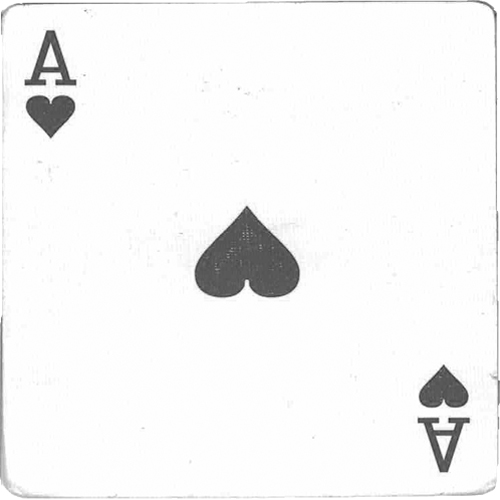
//> input picture PlayingCardClassifier/src/scans/cards_0000_AH.jpg, 500 x 500 px
$ ./PlayingCardClassifier   (built with g++ and OpenCV 4)
//> lines starting //> are read from the running program, lines starting //| are printed output that depends on the picture; after the words box and inside, x2 and y2 are one past the last pixel; in counts of white or black regions, pixels touching at a corner belong together
//> further down, loadedCards[0] is the input picture: 500 rows x 500 cols, CV_8UC1; min 43, max 255, mean 245
#define _USE_MATH_DEFINES
#include <math.h>
#include <iostream>
#include <opencv2/core.hpp>
#include <opencv2/imgcodecs.hpp>
#include <opencv2/imgproc.hpp>
#include <opencv2/highgui.hpp>
#include <opencv2/features2d.hpp>

using namespace cv;
using namespace std;

// Card detection parameters
const float EXPECTED_RATIO = 6.30f / 8.75f;
const float TOLERANCE = 0.15;
const float MINIMUM_SIZE = 5000;

// Known card data
const string KNOWN_CARDS[] = { "cards_0000_AH", "cards_0001_5H" , "cards_0002_QS" , "cards_0003_TH" , "cards_0004_AS" , "cards_0005_JK" , "cards_0006_QC" };
const string CARD_NAMES[] = { "Ace of Hearts", "Five of Hearts", "Queen of Spades", "Ten of Hearts", "Ace of Spades", "Joker", "Queen of Clubs" };
const int NUM_KNOWN_CARDS = 7;

// For feature comparison
const float NN_MATCH_RATIO = 0.8f;

// Comparison methods
const int L2NORM_COMPARISON = 0;
const int FEATURE_COMPARISON = 1;
const int HISTOGRAM_COMPARISON = 2;

float widthOfContour(vector<Point> points) {
    return (norm(points[0] - points[1]) + norm(points[2] - points[3])) / 2;
}

float heightOfContour(vector<Point> points) {
    return (norm(points[0] - points[2]) + norm(points[1] - points[3])) / 2;
}

bool fitsRatio(vector<Point> points) {
    float x = widthOfContour(points);
    float y = heightOfContour(points);
    float detected = x / y;
    float error = abs(detected - EXPECTED_RATIO);
    return error < TOLERANCE;
}

bool fitsMinimumSize(vector<Point> points) {
    float x = widthOfContour(points);
    float y = heightOfContour(points);
    return x * y >= MINIMUM_SIZE;
}

bool isCardShaped(vector<Point> points) {
    return fitsRatio(points) && fitsMinimumSize(points);
}

Point centroid(vector<Point> points) {
    float x = 0;
    float y = 0;
    for (size_t i = 0; i < points.size(); i++) {
        x += points[i].x;
        y += points[i].y;
    }
    x /= points.size();
    y /= points.size();
    return Point2f(x, y);
}

// Fast and moderately accurate, but requires testing each possible orientation
double compareNorm(Mat img1, Mat img2) {
    double error = norm(img1, img2, NORM_L2);
    double similarity = error / ((double)img1.rows * (double)img1.cols);
    return similarity;
}

// [47 lines of commented-out code are left out]

void classifyAndDraw(InputOutputArray out, Mat* cards, vector<Mat> regions, vector<Point> middles) {
    // Compare saved regions with known cards
    vector<double> cardDiffs;
    for (size_t i = 0; i < regions.size(); i++) {
        Mat region = regions[i];
        cardDiffs.clear();
        for (int k = 0; k < NUM_KNOWN_CARDS; k++) {
            Mat card = cards[k];
            vector<double> diffs;
            for (int c = 0; c < 4; c++) {
                // Try each orientation of all known cards and store their difference norms with the current region
                rotate(card, card, ROTATE_90_CLOCKWISE);

                // Compare the images L2 norm to lock in the orientation
                diffs.push_back(compareNorm(card, region));
            }
            // Keep only the minimum difference
            cardDiffs.push_back(*min_element(diffs.begin(), diffs.end()));

        }

        // Find the most likely card and draw its name to the appropriate card
        int bestMatchIndex = min_element(cardDiffs.begin(), cardDiffs.end()) - cardDiffs.begin();
        Point loc = middles[i];
        string mostLikelyCard = CARD_NAMES[bestMatchIndex];
        int font = FONT_HERSHEY_COMPLEX;
        int thickness = 2;
        int baseline = 0;
        double fontScale = 0.75;
        Size textSize = getTextSize(mostLikelyCard, font, fontScale, thickness, &baseline);
        Point textOrg(loc.x - (textSize.width / 2), loc.y + (textSize.height / 2));
        putText(out, mostLikelyCard, textOrg, font, fontScale, Scalar(0, 0, 0), thickness + 1);
        putText(out, mostLikelyCard, textOrg, font, fontScale, Scalar(0, 255, 0), thickness);
    }
}

void processImage(Mat img, Mat *cards, int k, int sigma, int minThreshold, double minCanny, double maxCanny) {
//> called with k = 8, sigma = 55, minThreshold = 200, minCanny = 75, maxCanny = 100
    Mat filtered, edges, thresholded, withContours, out;
    vector<vector<Point>> contours;

    cvtColor(img, img, COLOR_BGR2GRAY);
    //cout << img.cols << " " << img.rows << endl;

    // Initialize
    filtered.create(img.size(), CV_8U);
    edges.create(img.size(), CV_8U);

    //imshow("Source", img); // Display the source image

    // Apply smoothing
    bilateralFilter(img, filtered, k, sigma, sigma);
    //imshow("Bilateral Filtering", filtered); // Display the filtered image

    // Apply threshold
    threshold(filtered, thresholded, minThreshold, 255, THRESH_BINARY);
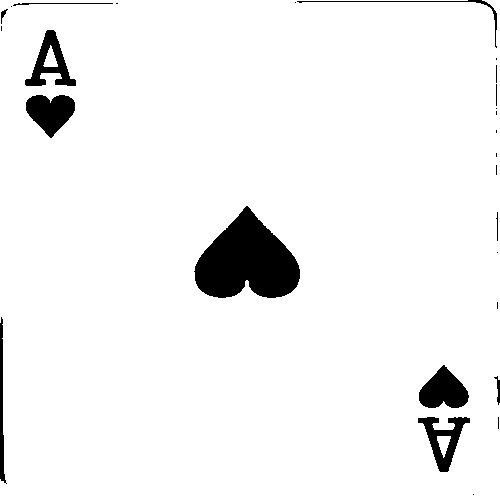
//> thresholded: 500 rows x 500 cols, CV_8UC1; 95% white; 27 black regions (15 under 20 px), largest, box (x1, y1, x2, y2) and area: (194, 206, 300, 298) 6206, (419, 365, 469, 408) 1389, (26, 95, 75, 138) 1378

    // Perform canny edge detection
    Canny(thresholded, edges, minCanny, maxCanny);
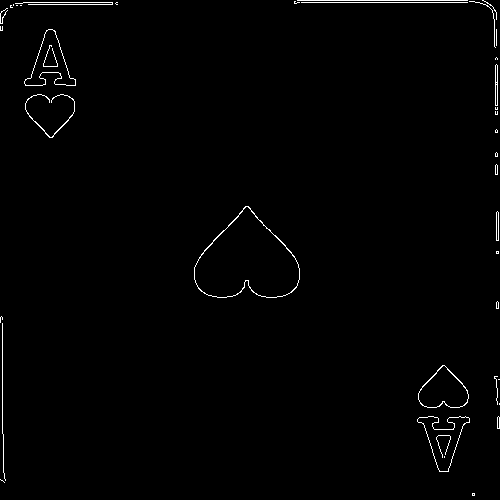
//> edges: 500 rows x 500 cols, CV_8UC1; 0.97% white in thin lines or dots
    //imshow("Canny Edge Detector", edges); // Display the edge detection

    // Perform dilation to boost edges
    dilate(edges, edges, Mat(), Point(-1, -1), 1, 1, 1);
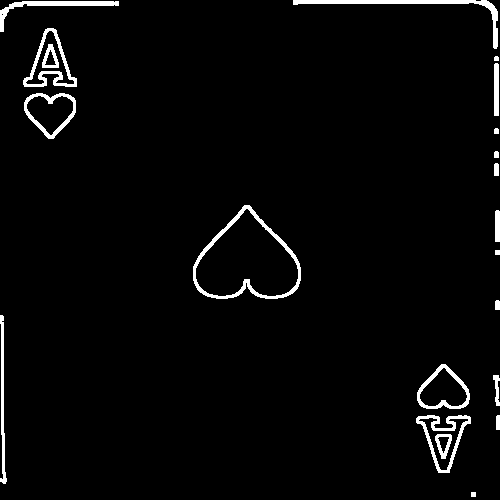
//> edges: 500 rows x 500 cols, CV_8UC1; 2.9% white; 21 white regions
    imshow("Dilated Edges", edges); // Display the edge detection

    // Detect contours and approximate as polygons
    vector<vector<Point>> approximations;
    findContours(edges, contours, RETR_EXTERNAL, CHAIN_APPROX_SIMPLE);
//> contours = 19 contours, 4 with area under 20; largest, box (x1, y1, x2, y2) and area: (193, 205, 301, 299) 6660, (24, 93, 76, 139) 1608, (417, 364, 470, 409) 1603, (23, 28, 77, 87) 1576, (416, 415, 471, 473) 1568
    for (size_t i = 0; i < contours.size(); i++) {
        vector<Point> approx;
        approxPolyDP(contours[i], approx, arcLength(contours[i], true) * 0.02, true);
        // Should have 4 vertices
        if (approx.size() == 4 && isCardShaped(approx))
            approximations.push_back(approx);
    }
//> this loop made 19 passes
//> (x in fitsRatio, y in fitsRatio, detected in fitsRatio, error in fitsRatio, x in fitsMinimumSize, y in fitsMinimumSize) on passes 1, 8: (4, 5.66, 0.707, 0.0129, 4, 5.66), (4, 5.66, 0.707, 0.0129, 4, 5.66)
//> (x in fitsRatio, y in fitsRatio, detected in fitsRatio, error in fitsRatio) on passes 9, 15: (30.51, 30.71, 0.994, 0.274), (51.5, 51.62, 0.998, 0.278)
//> after the loop, approximations = 0 contours

    img.copyTo(withContours);
    cvtColor(img, withContours, COLOR_GRAY2BGR);
    drawContours(withContours, approximations, -1, Scalar(0, 0, 255), 2);
    withContours.copyTo(out);
    imshow("Contours", withContours); // Display the contour detection

    // Extract contours
    vector<Mat> regions;
    vector<Point> middles;
    for (size_t i = 0; i < approximations.size(); i++) {
        // Store each point in a vector
        Point2f srcPoints[4];
        srcPoints[0] = approximations[i][0];
        srcPoints[1] = approximations[i][1];
        srcPoints[2] = approximations[i][2];
        srcPoints[3] = approximations[i][3];

        // Warp the approxmated points to a 500x500 square image
        Point2f dstPoints[4];
        dstPoints[0] = Point(0, 0);
        dstPoints[1] = Point(0, 499);
        dstPoints[2] = Point(499, 499);
        dstPoints[3] = Point(499, 0);


        Mat warpMatrix = getPerspectiveTransform(srcPoints, dstPoints);
        Mat extraction;
        warpPerspective(img, extraction, warpMatrix, Size(500, 500), INTER_LINEAR, BORDER_CONSTANT);

        // Store each image
        regions.push_back(extraction);
        middles.push_back(centroid(approximations[i]));
    }
//> this loop made 0 passes

    for (size_t i = 0; i < regions.size(); i++) {
        imshow("Detected Region", regions[i]);
    }

    classifyAndDraw(out, cards, regions, middles);
    imshow("Output", out); // Display the final detections
}

void processArray(string* inputs, int n, Mat *loadedCards) {
    for (int i = 0; i < n; i++) {
        Mat img = imread("src/input/" + inputs[i] + ".jpg");

        processImage(img, loadedCards, 4, 15, 150, 75, 100);

        waitKey(0);
    }
}

int main(int argc, char **argv) {
    Mat img;
    Mat loadedCards[7];
    for (int i = 0; i < NUM_KNOWN_CARDS; i++)
        loadedCards[i] = imread("src/scans/" + KNOWN_CARDS[i] + ".jpg", IMREAD_GRAYSCALE);

    if (argc == 1) { // Normal mode: uses webcam
        // Prepare camera
        VideoCapture cap(0);
        if (!cap.isOpened()) {
            cout << "Cannot open camera" << endl;
        }

        while (true) {
            cap >> img;

            processImage(img, loadedCards, 8, 55, 200, 75, 100);

            // Wait 5 frames
            waitKey(5);
        }
    }
    else {
        string* testImages;
        int n;
        if (!string(argv[1]).compare("all")) {
            n = 11;
            testImages = new string[]{ "5H", "AH", "AH_5H_AS", "AS", "JK", "QC", "QS", "QS_JK", "TH", "TH_QC", "TH_QC_QS_JK" };
        }
        else {
            n = argc - 1;
            testImages = new string[n];
            for (int i = 0; i < n; i++)
                testImages[i] = string(argv[i + 1]);
        }
        processArray(testImages, n, loadedCards);
    }

    return 0;
}
